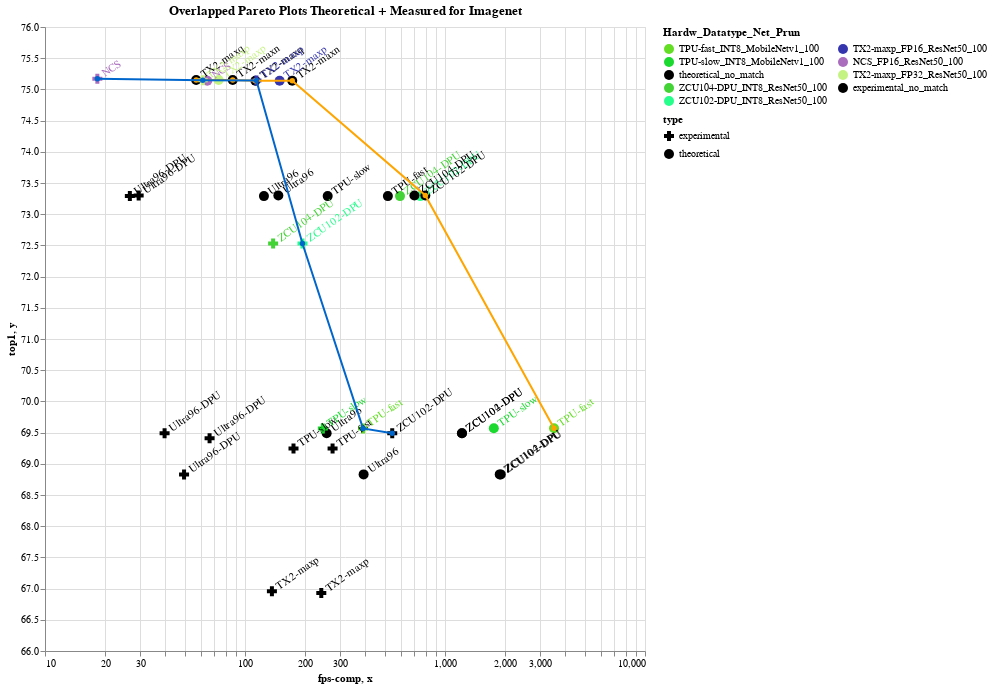

This figure's notebook cell:
### Code cell
#hide_input
plot_it_now(df= overlapped_pareto_imagenet, xcol= 'fps-comp', ycol= 'top1', groupcol= 'hardw_datatype_net_prun', title='Overlapped Pareto Plots Theoretical + Measured for Imagenet')

### Figure 1 — Vega-Lite specification as saved in the notebook (floating-point values rounded to 4 significant figures)
{"config": {"view": {"continuousWidth": 400, "continuousHeight": 300}}, "layer": [{"layer": [{"mark": {"type": "point", "filled": true, "opacity": 1, "size": 100}, "encoding": {"color": {"type": "nominal", "field": "color", "legend": {"columns": 2, "title": "Hardw_Datatype_Net_Prun"}, "scale": {"domain": ["TPU-fast_INT8_MobileNetv1_100", "TPU-slow_INT8_MobileNetv1_100", "theoretical_no_match", "ZCU104-DPU_INT8_ResNet50_100", "ZCU102-DPU_INT8_ResNet50_100", "TX2-maxp_FP16_ResNet50_100", "NCS_FP16_ResNet50_100", "TX2-maxp_FP32_ResNet50_100", "experimental_no_match"], "range": ["#63DE24", "#1BD92E", "#000000", "#44D336", "#26FF8B", "#3536AE", "#AA6CBD", "#C5F382", "#000000"]}}, "shape": {"type": "nominal", "field": "type", "scale": {"range": ["cross", "circle"]}}, "tooltip": [{"type": "nominal", "field": "hardw_datatype_net_prun"}, {"type": "nominal", "field": "color"}, {"type": "nominal", "field": "type"}, {"type": "quantitative", "field": "fps-comp"}, {"type": "nominal", "field": "top1"}], "x": {"type": "quantitative", "field": "fps-comp", "scale": {"type": "log"}}, "y": {"type": "quantitative", "field": "top1", "scale": {"zero": false}}}, "height": 624.0, "selection": {"selector029": {"type": "interval", "bind": "scales", "encodings": ["x", "y"]}}, "title": "Overlapped Pareto Plots Theoretical + Measured for Imagenet", "width": 600}, {"mark": {"type": "text", "align": "left", "angle": 325, "baseline": "middle", "dx": 7}, "encoding": {"color": {"type": "nominal", "field": "color", "legend": {"columns": 2, "title": "Hardw_Datatype_Net_Prun"}, "scale": {"domain": ["TPU-fast_INT8_MobileNetv1_100", "TPU-slow_INT8_MobileNetv1_100", "theoretical_no_match", "ZCU104-DPU_INT8_ResNet50_100", "ZCU102-DPU_INT8_ResNet50_100", "TX2-maxp_FP16_ResNet50_100", "NCS_FP16_ResNet50_100", "TX2-maxp_FP32_ResNet50_100", "experimental_no_match"], "range": ["#63DE24", "#1BD92E", "#000000", "#44D336", "#26FF8B", "#3536AE", "#AA6CBD", "#C5F382", "#000000"]}}, "shape": {"type": "nominal", "field": "type", "scale": {"range": ["cross", "circle"]}}, "text": {"type": "nominal", "field": "hardw"}, "tooltip": [{"type": "nominal", "field": "hardw_datatype_net_prun"}, {"type": "nominal", "field": "color"}, {"type": "nominal", "field": "type"}, {"type": "quantitative", "field": "fps-comp"}, {"type": "nominal", "field": "top1"}], "x": {"type": "quantitative", "field": "fps-comp", "scale": {"type": "log"}}, "y": {"type": "quantitative", "field": "top1", "scale": {"zero": false}}}, "height": 624.0, "title": "Overlapped Pareto Plots Theoretical + Measured for Imagenet", "width": 600}], "data": {"name": "data-9bbfb8f4c8c0f4a8b933aefe39c094b4"}}, {"layer": [{"data": {"name": "data-51fb11200defad865cc5bc0c41393302"}, "mark": {"type": "line", "point": true}, "encoding": {"color": {"value": "#FFA500"}, "tooltip": [{"type": "nominal", "field": "group"}, {"type": "quantitative", "field": "x"}, {"type": "nominal", "field": "y"}], "x": {"type": "quantitative", "field": "x"}, "y": {"type": "quantitative", "field": "y", "scale": {"zero": false}}}, "selection": {"selector027": {"type": "interval", "bind": "scales", "encodings": ["x", "y"]}}}, {"data": {"name": "data-915b7aa25e92421a501325b889ffcc09"}, "mark": {"type": "line", "point": true}, "encoding": {"color": {"value": "#0066CC"}, "tooltip": [{"type": "nominal", "field": "group"}, {"type": "quantitative", "field": "x"}, {"type": "quantitative", "field": "y"}], "x": {"type": "quantitative", "field": "x"}, "y": {"type": "quantitative", "field": "y", "scale": {"zero": false}}}, "selection": {"selector028": {"type": "interval", "bind": "scales", "encodings": ["x", "y"]}}}]}], "resolve": {"scale": {"color": "independent", "shape": "independent"}}, "title": "Overlapped Pareto Plots Theoretical + Measured for Imagenet", "$schema": "https://vega.github.io/schema/vega-lite/v4.0.2.json", "datasets": {"data-9bbfb8f4c8c0f4a8b933aefe39c094b4": [{"hardw_datatype_net_prun": "TPU-fast_INT8_MobileNetv1_100", "hardw": "TPU-fast", "network": "MobileNetv1", "fps-comp": 3509.0, "top1": "69.57", "type": "theoretical", "color": "TPU-fast_INT8_MobileNetv1_100"}, {"hardw_datatype_net_prun": "TPU-slow_INT8_MobileNetv1_100", "hardw": "TPU-slow", "network": "MobileNetv1", "fps-comp": 1754.0, "top1": "69.57", "type": "theoretical", "color": "TPU-slow_INT8_MobileNetv1_100"}, {"hardw_datatype_net_prun": "Ultra96_INT8_ResNet50_100", "hardw": "Ultra96", "network": "ResNet50", "fps-comp": 124.4, "top1": "73.29", "type": "theoretical", "color": "theoretical_no_match"}, {"hardw_datatype_net_prun": "ZCU104-DPU_INT8_ResNet50_100", "hardw": "ZCU104-DPU", "network": "ResNet50", "fps-comp": 595.9, "top1": "73.29", "type": "theoretical", "color": "ZCU104-DPU_INT8_ResNet50_100"}, {"hardw_datatype_net_prun": "ZCU102-DPU_INT8_ResNet50_100", "hardw": "ZCU102-DPU", "network": "ResNet50", "fps-comp": 752.9, "top1": "73.29", "type": "theoretical", "color": "ZCU102-DPU_INT8_ResNet50_100"}, {"hardw_datatype_net_prun": "TPU-fast_INT8_ResNet50_100", "hardw": "TPU-fast", "network": "ResNet50", "fps-comp": 518.1, "top1": "73.29", "type": "theoretical", "color": "theoretical_no_match"}, {"hardw_datatype_net_prun": "TPU-slow_INT8_ResNet50_100", "hardw": "TPU-slow", "network": "ResNet50", "fps-comp": 259.1, "top1": "73.29", "type": "theoretical", "color": "theoretical_no_match"}, {"hardw_datatype_net_prun": "Ultra96_INT8_ResNet50_80", "hardw": "Ultra96", "network": "ResNet50", "fps-comp": 146.8, "top1": "73.30", "type": "theoretical", "color": "theoretical_no_match"}, {"hardw_datatype_net_prun": "ZCU104-DPU_INT8_ResNet50_80", "hardw": "ZCU104-DPU", "network": "ResNet50", "fps-comp": 703.4, "top1": "73.30", "type": "theoretical", "color": "theoretical_no_match"}, {"hardw_datatype_net_prun": "ZCU102-DPU_INT8_ResNet50_80", "hardw": "ZCU102-DPU", "network": "ResNet50", "fps-comp": 797.5, "top1": "73.30", "type": "theoretical", "color": "theoretical_no_match"}, {"hardw_datatype_net_prun": "Ultra96_INT8_ResNet50_50", "hardw": "Ultra96", "network": "ResNet50", "fps-comp": 256.0, "top1": "69.49", "type": "theoretical", "color": "theoretical_no_match"}, {"hardw_datatype_net_prun": "ZCU104-DPU_INT8_ResNet50_50", "hardw": "ZCU104-DPU", "network": "ResNet50", "fps-comp": 1216.0, "top1": "69.49", "type": "theoretical", "color": "theoretical_no_match"}, {"hardw_datatype_net_prun": "ZCU102-DPU_INT8_ResNet50_50", "hardw": "ZCU102-DPU", "network": "ResNet50", "fps-comp": 1216.0, "top1": "69.49", "type": "theoretical", "color": "theoretical_no_match"}, {"hardw_datatype_net_prun": "Ultra96_INT8_ResNet50_30", "hardw": "Ultra96", "network": "ResNet50", "fps-comp": 391.8, "top1": "68.83", "type": "theoretical", "color": "theoretical_no_match"}, {"hardw_datatype_net_prun": "ZCU104-DPU_INT8_ResNet50_30", "hardw": "ZCU104-DPU", "network": "ResNet50", "fps-comp": 1878.0, "top1": "68.83", "type": "theoretical", "color": "theoretical_no_match"}, {"hardw_datatype_net_prun": "ZCU102-DPU_INT8_ResNet50_30", "hardw": "ZCU102-DPU", "network": "ResNet50", "fps-comp": 1901.0, "top1": "68.83", "type": "theoretical", "color": "theoretical_no_match"}, {"hardw_datatype_net_prun": "TX2-maxn_FP16_ResNet50_100", "hardw": "TX2-maxn", "network": "ResNet50", "fps-comp": 172.3, "top1": "75.14", "type": "theoretical", "color": "theoretical_no_match"}, {"hardw_datatype_net_prun": "TX2-maxp_FP16_ResNet50_100", "hardw": "TX2-maxp", "network": "ResNet50", "fps-comp": 149.0, "top1": "75.14", "type": "theoretical", "color": "TX2-maxp_FP16_ResNet50_100"}, {"hardw_datatype_net_prun": "TX2-maxq_FP16_ResNet50_100", "hardw": "TX2-maxq", "network": "ResNet50", "fps-comp": 112.7, "top1": "75.14", "type": "theoretical", "color": "theoretical_no_match"}, {"hardw_datatype_net_prun": "NCS_FP16_ResNet50_100", "hardw": "NCS", "network": "ResNet50", "fps-comp": 64.77, "top1": "75.14", "type": "theoretical", "color": "NCS_FP16_ResNet50_100"}, {"hardw_datatype_net_prun": "TX2-maxn_FP32_ResNet50_100", "hardw": "TX2-maxn", "network": "ResNet50", "fps-comp": 86.79, "top1": "75.15", "type": "theoretical", "color": "theoretical_no_match"}, {"hardw_datatype_net_prun": "TX2-maxp_FP32_ResNet50_100", "hardw": "TX2-maxp", "network": "ResNet50", "fps-comp": 73.83, "top1": "75.15", "type": "theoretical", "color": "TX2-maxp_FP32_ResNet50_100"}, {"hardw_datatype_net_prun": "TX2-maxq_FP32_ResNet50_100", "hardw": "TX2-maxq", "network": "ResNet50", "fps-comp": 56.99, "top1": "75.15", "type": "theoretical", "color": "theoretical_no_match"}, {"hardw_datatype_net_prun": "NCS_FP16_ResNet50_100", "hardw": "NCS", "network": "ResNet50", "fps-comp": 18.27, "top1": 75.17, "type": "experimental", "color": "NCS_FP16_ResNet50_100"}, {"hardw_datatype_net_prun": "TPU-fast_INT8_GoogLeNetv1_100", "hardw": "TPU-fast", "network": "GoogLeNetv1", "fps-comp": 274.1, "top1": 69.24, "type": "experimental", "color": "experimental_no_match"}, {"hardw_datatype_net_prun": "TPU-fast_INT8_MobileNetv1_100", "hardw": "TPU-fast", "network": "MobileNetv1", "fps-comp": 389.0, "top1": 69.57, "type": "experimental", "color": "TPU-fast_INT8_MobileNetv1_100"}, {"hardw_datatype_net_prun": "TPU-slow_INT8_GoogLeNetv1_100", "hardw": "TPU-slow", "network": "GoogLeNetv1", "fps-comp": 174.8, "top1": 69.24, "type": "experimental", "color": "experimental_no_match"}, {"hardw_datatype_net_prun": "TPU-slow_INT8_MobileNetv1_100", "hardw": "TPU-slow", "network": "MobileNetv1", "fps-comp": 244.9, "top1": 69.57, "type": "experimental", "color": "TPU-slow_INT8_MobileNetv1_100"}, {"hardw_datatype_net_prun": "TX2-maxp_FP16_GoogLeNetv1_100", "hardw": "TX2-maxp", "network": "GoogLeNetv1", "fps-comp": 240.7, "top1": 66.93, "type": "experimental", "color": "experimental_no_match"}, {"hardw_datatype_net_prun": "TX2-maxp_FP16_ResNet50_100", "hardw": "TX2-maxp", "network": "ResNet50", "fps-comp": 114.0, "top1": 75.14, "type": "experimental", "color": "TX2-maxp_FP16_ResNet50_100"}, {"hardw_datatype_net_prun": "TX2-maxp_FP32_GoogLeNetv1_100", "hardw": "TX2-maxp", "network": "GoogLeNetv1", "fps-comp": 136.3, "top1": 66.96, "type": "experimental", "color": "experimental_no_match"}, {"hardw_datatype_net_prun": "TX2-maxp_FP32_ResNet50_100", "hardw": "TX2-maxp", "network": "ResNet50", "fps-comp": 61.51, "top1": 75.15, "type": "experimental", "color": "TX2-maxp_FP32_ResNet50_100"}, {"hardw_datatype_net_prun": "Ultra96-DPU_INT8_GoogLeNetv1_100", "hardw": "Ultra96-DPU", "network": "GoogLeNetv1", "fps-comp": 66.51, "top1": 69.41, "type": "experimental", "color": "experimental_no_match"}, {"hardw_datatype_net_prun": "Ultra96-DPU_INT8_ResNet50_100", "hardw": "Ultra96-DPU", "network": "ResNet50", "fps-comp": 26.56, "top1": 73.29, "type": "experimental", "color": "experimental_no_match"}, {"hardw_datatype_net_prun": "Ultra96-DPU_INT8_ResNet50_30.0", "hardw": "Ultra96-DPU", "network": "ResNet50", "fps-comp": 49.58, "top1": 68.83, "type": "experimental", "color": "experimental_no_match"}, {"hardw_datatype_net_prun": "Ultra96-DPU_INT8_ResNet50_50", "hardw": "Ultra96-DPU", "network": "ResNet50", "fps-comp": 39.62, "top1": 69.49, "type": "experimental", "color": "experimental_no_match"}, {"hardw_datatype_net_prun": "Ultra96-DPU_INT8_ResNet50_80.0", "hardw": "Ultra96-DPU", "network": "ResNet50", "fps-comp": 29.4, "top1": 73.3, "type": "experimental", "color": "experimental_no_match"}, {"hardw_datatype_net_prun": "ZCU102-DPU_INT8_GoogLeNetv1_100", "hardw": "ZCU102-DPU", "network": "GoogLeNetv1", "fps-comp": 544.7, "top1": 69.49, "type": "experimental", "color": "experimental_no_match"}, {"hardw_datatype_net_prun": "ZCU102-DPU_INT8_ResNet50_100", "hardw": "ZCU102-DPU", "network": "ResNet50", "fps-comp": 193.8, "top1": 72.53, "type": "experimental", "color": "ZCU102-DPU_INT8_ResNet50_100"}, {"hardw_datatype_net_prun": "ZCU104-DPU_INT8_ResNet50_100", "hardw": "ZCU104-DPU", "network": "ResNet50", "fps-comp": 138.3, "top1": 72.53, "type": "experimental", "color": "ZCU104-DPU_INT8_ResNet50_100"}], "data-51fb11200defad865cc5bc0c41393302": [{"x": 56.99, "y": "75.15", "group": "TX2-maxq_FP32_ResNet50_100"}, {"x": 86.79, "y": "75.15", "group": "TX2-maxn_FP32_ResNet50_100"}, {"x": 112.7, "y": "75.14", "group": "TX2-maxq_FP16_ResNet50_100"}, {"x": 172.3, "y": "75.14", "group": "TX2-maxn_FP16_ResNet50_100"}, {"x": 797.5, "y": "73.30", "group": "ZCU102-DPU_INT8_ResNet50_80"}, {"x": 3509.0, "y": "69.57", "group": "TPU-fast_INT8_MobileNetv1_100"}], "data-915b7aa25e92421a501325b889ffcc09": [{"x": 18.27, "y": 75.17, "group": "NCS_FP16_ResNet50_100"}, {"x": 61.51, "y": 75.15, "group": "TX2-maxp_FP32_ResNet50_100"}, {"x": 114.0, "y": 75.14, "group": "TX2-maxp_FP16_ResNet50_100"}, {"x": 193.8, "y": 72.53, "group": "ZCU102-DPU_INT8_ResNet50_100"}, {"x": 389.0, "y": 69.57, "group": "TPU-fast_INT8_MobileNetv1_100"}, {"x": 544.7, "y": 69.49, "group": "ZCU102-DPU_INT8_GoogLeNetv1_100"}]}}
